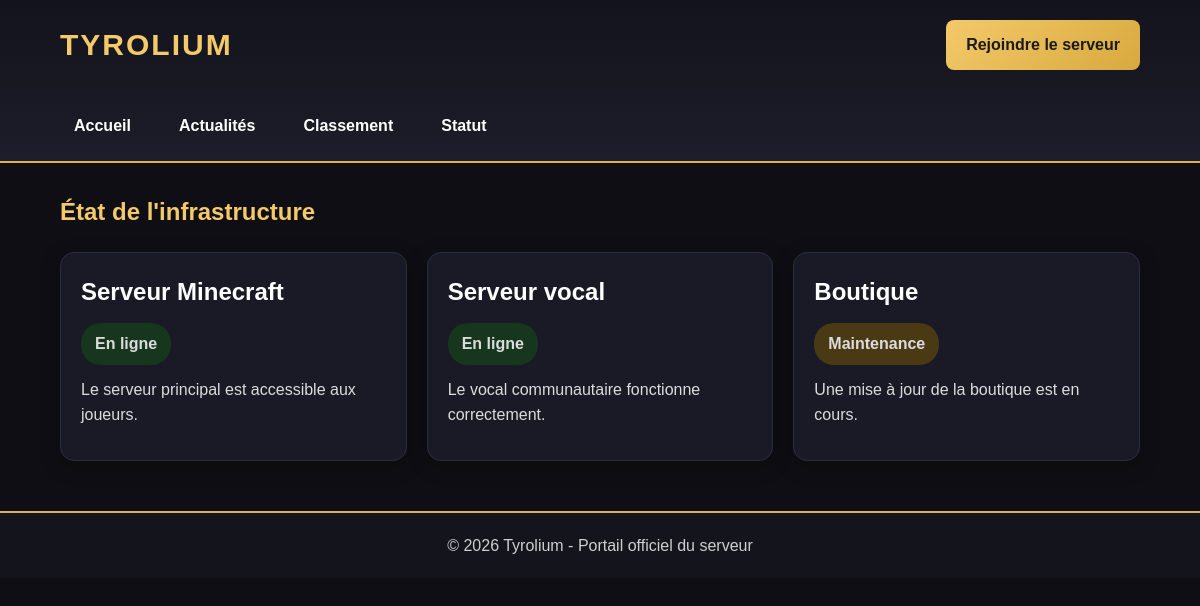
/statut.php, run on the app's committed database.
### tables this page shows
CREATE TABLE services (
    id INT AUTO_INCREMENT PRIMARY KEY,
    nom_service VARCHAR(100) NOT NULL,
    statut VARCHAR(30) NOT NULL,
    description VARCHAR(255) NOT NULL
);

### statut.php (the view)
<?php require_once 'config/database.php'; ?>
<?php include 'includes/header.php'; ?>
<?php include 'includes/nav.php'; ?>
<main class="container">
    <section class="section">
        <h1>État de l'infrastructure</h1>
        <div class="cards">
            <?php
            $req = $pdo->query("SELECT * FROM services");
            while ($service = $req->fetch()) {
                $statutClass = strtolower(str_replace(' ', '-', $service['statut']));
            ?>
                <div class="card">
                    <h2><?= htmlspecialchars($service['nom_service']) ?></h2>
                    <p class="status <?= $statutClass ?>">
                        <?= htmlspecialchars($service['statut']) ?>
                    </p>
                    <p><?= htmlspecialchars($service['description']) ?></p>
                </div>
            <?php
            }
            ?>
        </div>
    </section>
</main>
<?php include 'includes/footer.php'; ?>

### assets/css/style.css (style rules this page uses)
* { margin: 0; padding: 0; box-sizing: border-box; }
body { font-family: Arial, sans-serif; background: #0e0e14; color: #f2f2f2; line-height: 1.6; }
.container { width: 90%; max-width: 1200px; margin: 30px auto 50px auto; }
.section { margin-bottom: 45px; }
.section h1, .section h2 { margin-bottom: 20px; color: #f3c969; }
.cards { display: grid; grid-template-columns: repeat(auto-fit, minmax(280px, 1fr)); gap: 20px; }
.card { background: #1a1a26; border: 1px solid #2d2d3c; border-radius: 14px; padding: 20px; box-shadow: 0 6px 20px rgba(0,0,0,0.25); }
.card h2, .card h3 { margin-bottom: 12px; color: #ffffff; }
.card p { margin-bottom: 12px; color: #dcdcdc; }
.status { display: inline-block; padding: 8px 14px; border-radius: 20px; font-weight: bold; }
.en-ligne { background: #16361d; color: #7ef58f; }
.maintenance { background: #4a3a14; color: #ffd06b; }

### data on the page
services: nom_service "Serveur Minecraft", statut "En ligne", description "Le serveur principal est accessible aux joueurs."
services: nom_service "Serveur vocal", statut "En ligne", description "Le vocal communautaire fonctionne correctement."
services: nom_service "Boutique", statut "Maintenance", description "Une mise à jour de la boutique est en cours."
